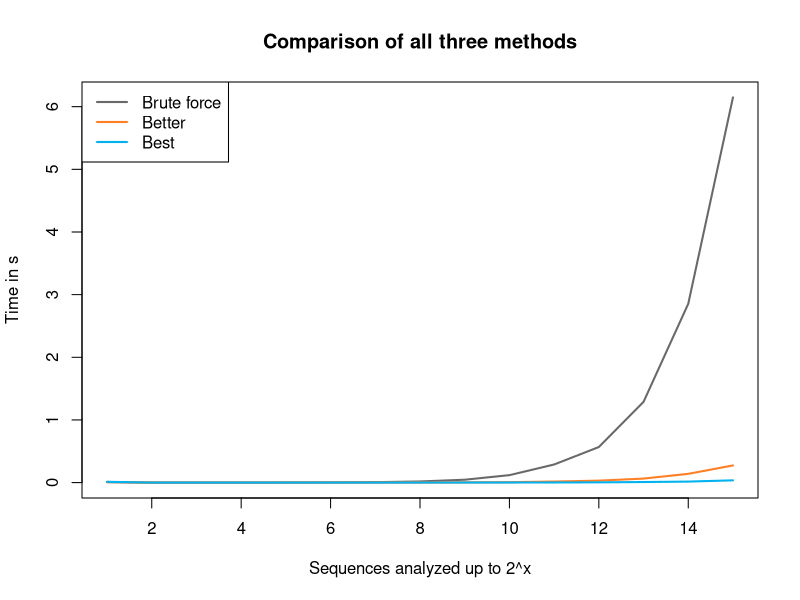
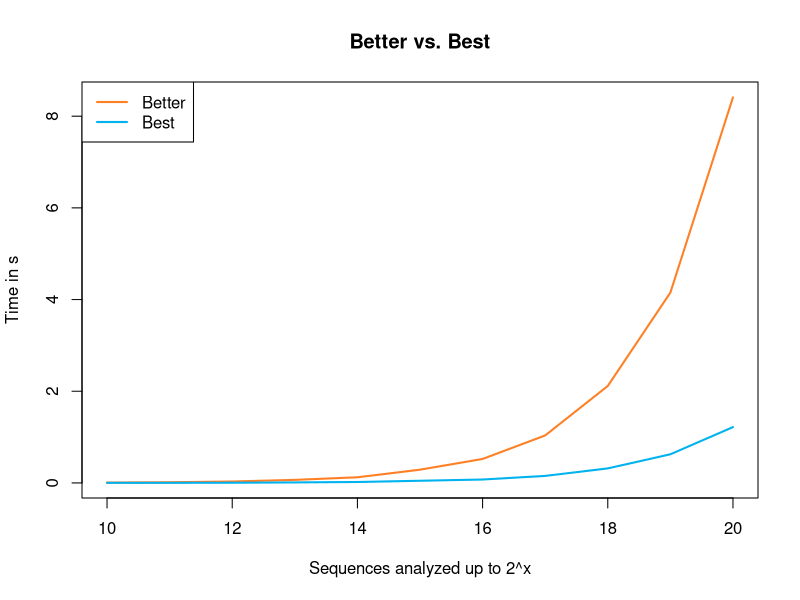

Generate these figures, in order, with R:
## ---- chunk 1
knitr::opts_chunk$set(echo = TRUE, comment = NA)
## ---- chunk 2
collatz <- function(n) {
  if (n %% 2 == 0) {
    return(n/2)
  } else {
    return(3*n+1)
  }
}
## ---- chunk 3
n <- 13
while (n > 1) {
  print(n)
  n <- collatz(n)
}
## ---- chunk 4
collatz_sequence <- function(n) {
  numbers <- c(n)
  while (n > 1) {
    n <- collatz(n)
    numbers <- c(numbers, n)
  }
  return(numbers)
}
## ---- chunk 5
collatz_sequence(1)
collatz_sequence(5)
collatz_sequence(10)
## ---- chunk 6
brute_force <- function(x) {
  max_number <- NULL
  max_length <- 0
  for (i in 1:x) {
    numbers <- collatz_sequence(i)
    if (length(numbers) > max_length) {
      max_length <- length(numbers)
      max_number <- i
    }
  }
  return(max_number)
}

brute_force(1000)
## ---- chunk 7
collatz_sequence(5)
collatz_sequence(6)
## ---- chunk 8
better_solution <- function(x) {

  # create vector in which to store the sequence lengths
  lengths <- rep(0, x)
  
  # generate sequences for different starting values
  for (start in seq(lengths)) {
    
    # setup for a new sequence
    n <- start
    count <- 0
    
    # generate new value as long as:
    #   n > 1: we have not reached the end of the sequence
    #   n >= start: we have not arrived at a previous starting value
    while (n > 1 & n >= start) {
      n <- collatz(n)     # update n
      count <- count + 1  # update the length count  
    }
  
    # add the length of the sequence at whose starting value 
    # we just stopped generating new values in the current sequence
    count <- count + lengths[n]
    
    # store the count in our vector of sequence lengths
    lengths[start] <- count
    
  }
  
  # which starting value produced the longest sequence?
  return(which.max(lengths))

}

better_solution(999999)
## ---- chunk 9
best_solution <- function(x) {

  lengths <- rep(0, x/2)
  
  # start at x/2
  for (start in ceiling(x/2):x) {
    
    n <- start
    count <- 0
    while (n > 1 & n >= start) {
      
      # single step
      if (n %% 2 == 0) {
        n <- n / 2
        count <- count + 1
        
      # double step
      } else {
        n <- (3*n+1) / 2
        count <- count + 2
      }
  
    }
    
    count <- count + lengths[n]
    lengths[start] <- count
  }
  
  return(which.max(lengths))
  
}

best_solution(999999)
## ---- chunk 10
magnitudes <- 1:15

approach1 <- sapply(magnitudes, function(x) system.time(brute_force(2^x)))
approach2 <- sapply(magnitudes, function(x) system.time(better_solution(2^x)))
approach3 <- sapply(magnitudes, function(x) system.time(best_solution(2^x)))

colors <- c("dimgrey","chocolate1","deepskyblue2")

plot(approach1[3,] ~ magnitudes, 
     type = "l",
     col = colors[1],
     lwd = 2,
     ylab = "Time in s",
     xlab = "Sequences analyzed up to 2^x",
     main = "Comparison of all three methods")

lines(approach2[3,] ~ magnitudes, 
      col = colors[2],
      lwd = 2)

lines(approach3[3,] ~ magnitudes, 
      col = colors[3],
      lwd = 2)

legend("topleft",
       lty = rep(1,3),
       lwd = rep(2,3),
       col = colors,
       legend = c("Brute force","Better","Best"))

magnitudes <- 10:20
approach2 <- sapply(magnitudes, function(x) system.time(better_solution(2^x)))
approach3 <- sapply(magnitudes, function(x) system.time(best_solution(2^x)))

plot(approach2[3,] ~ magnitudes, 
     type = "l",
     col = colors[2],
     lwd = 2,
     ylab = "Time in s",
     xlab = "Sequences analyzed up to 2^x",
     main = "Better vs. Best")

lines(approach3[3,] ~ magnitudes, 
      col = colors[3],
      lwd = 2)

legend("topleft",
       lty = rep(1,2),
       lwd = rep(2,2),
       col = colors[2:3],
       legend = c("Better","Best"))

